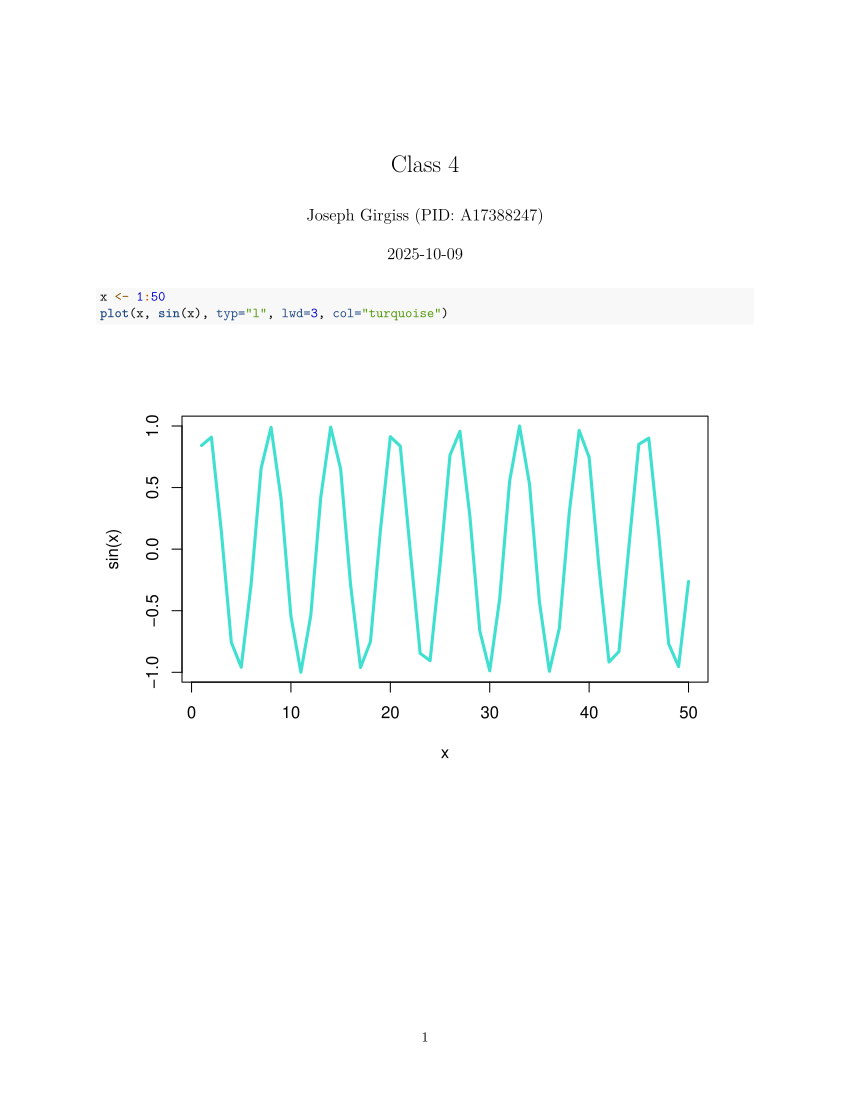

This figure's R source:
#' ---
#' title: "Class 4"
#' author: "Joseph Girgiss (PID: A17388247)"
#' ---

x <- 1:50
plot(x, sin(x), typ="l", lwd=3, col="turquoise")
